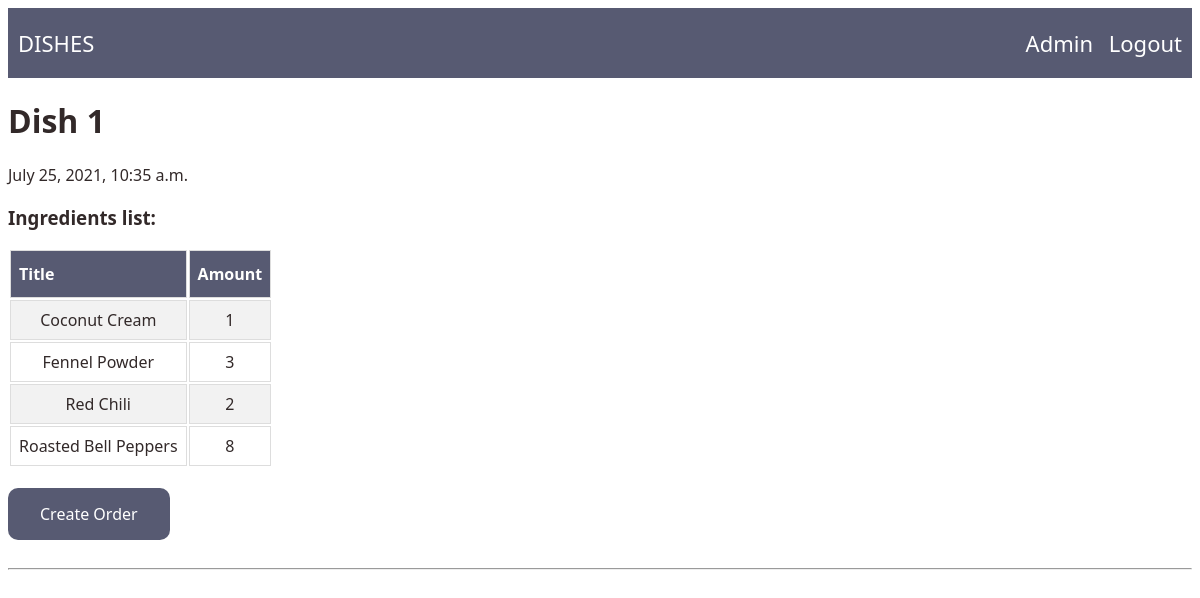
/dishes-ordering/dish/1/, run on the app's committed database.
### dishes/models.py (models this page shows, shortened)
class Dish(models.Model):
    name = models.CharField(max_length=100, unique=True)
    ingredients = models.ManyToManyField('Ingredient', through='DishIngredients')
    created_at = models.DateTimeField(auto_now_add=True)
    class Meta:
        ordering = ['-created_at']

class DishIngredients(models.Model):
    dish = models.ForeignKey(Dish, on_delete=models.CASCADE, related_name='dish_ingredients')
    ingredient = models.ForeignKey(Ingredient, on_delete=models.CASCADE)
    amount = models.PositiveIntegerField(default=1, validators=[MinValueValidator(1)])

class Ingredient(models.Model):
    name = models.CharField(max_length=100, unique=True)

### dishes/views.py (the view)
# urls.py: path('dish/<int:pk>/', views.DishSingleView.as_view(), name='single_dish'),
class DishSingleView(DetailView):
    model = Dish
    template_name = 'dish/single-dish.html'
    context_object_name = 'dish'

### dishes/templates/dish/single-dish.html
{% extends "base.html" %}
{% block content %}
<div class="navigation_menu">
    <div class="navigation_menu_left">
        <a href="/dishes-ordering/dishes" class="active">dishes</a>
    </div>
    <div class="navigation_menu_right">
        <span id="user_name">Admin</span>
        <a href="#">Logout</a>
    </div>
</div>
<div>
    <h1>{{dish.name}}</h1>
    <p>{{dish.created_at}}</p>
    <h3>Ingredients list:</h3>
    <table id="ingredients_table">
        <tr class="table_header">
            <th>Title</th>
            <th>Amount</th>
        </tr>
        {% for ingredient in dish.dish_ingredients.select_related %}
            <tr class="table_ingredient">
                <td>{{ingredient.ingredient.name}}</td>
                <td>{{ingredient.amount}}</td>
            </tr>
        {% endfor %}
    </table>
    <a id="create_order_btn" href="/dishes-ordering/create-order/{{dish.id}}">Create Order</a>
</div>
<hr>
{% endblock %}

### dishes/static/dish/style.css (style rules this page uses)
body { font-family: Candara, Calibri, Segoe, Segoe UI, Optima; color: #322929; }
body a { color: #322929; text-decoration: none; }
.navigation_menu { display: flex; justify-content: space-between; font-size: 22px; padding: 20px 0; background-color: #575a72; color: #ffffff; }
.navigation_menu_left { text-transform: uppercase; }
.navigation_menu a { padding: 0 10px; color: #ffffff; }
.active { display: block !important; }
.table_header { text-align: center; }
.table_ingredient td { text-align: center; }
#ingredients_table td, #ingredients_table th { border: 1px solid #ddd; padding: 8px; }
#ingredients_table tr:nth-child(even) { background-color: #f2f2f2; }
#ingredients_table th { padding-top: 12px; padding-bottom: 12px; text-align: left; background-color: #575a72; color: white; }
#create_order_btn { margin: 20px 0; background-color: #575a72; border: none; color: white; padding: 15px 32px; text-align: center; text-decoration: none; display: inline-block; font-size: 16px; border-radius: 10px; }

### data on the page
Dish: name "Dish 1", created_at "July 25, 2021, 10:35 a.m."
DishIngredients: ingredient.name "Coconut Cream", amount "1"
DishIngredients: ingredient.name "Fennel Powder", amount "3"
DishIngredients: ingredient.name "Red Chili", amount "2"
DishIngredients: ingredient.name "Roasted Bell Peppers", amount "8"
